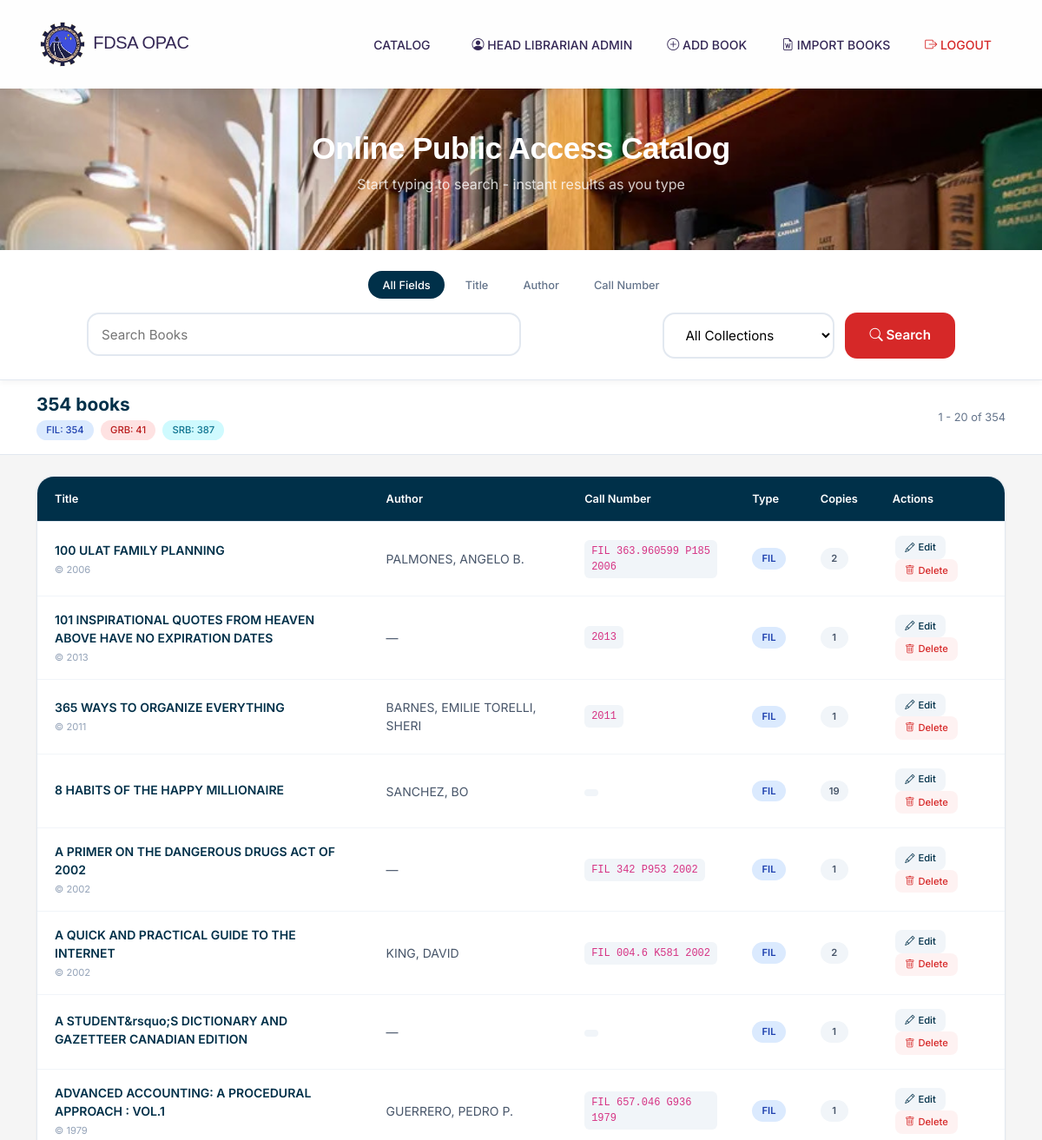
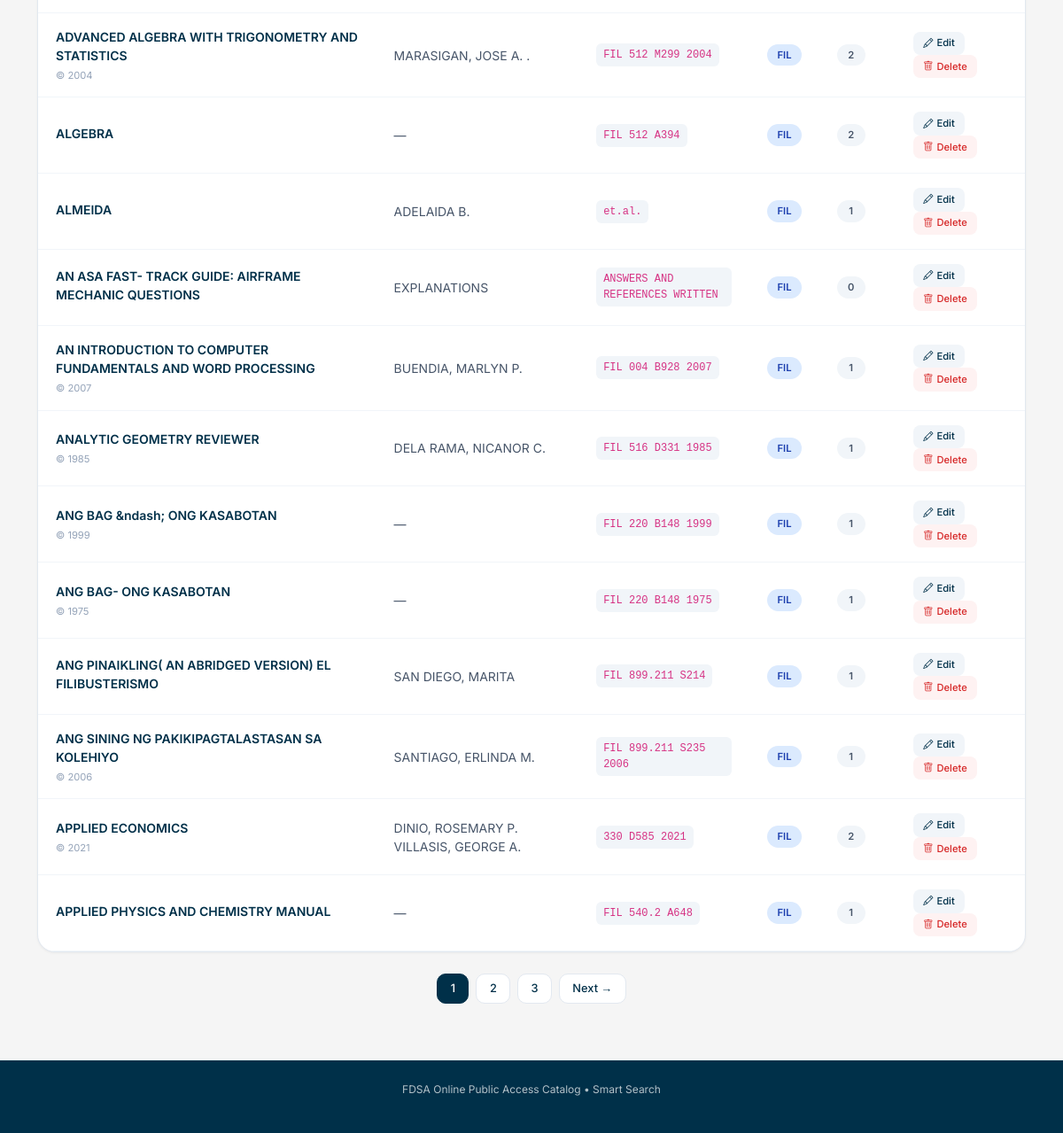
The page /index.php?book_type=FIL (signed in) on the database its author committed (2 pictures, top to bottom).
### tables this page shows
CREATE TABLE `books` (
  `id` int(11) NOT NULL,
  `title` varchar(500) NOT NULL,
  `author` varchar(300) NOT NULL,
  `call_number` varchar(200) NOT NULL,
  `copies` int(11) DEFAULT 1,
  `book_type` varchar(20) DEFAULT 'FIL',
  `year_published` varchar(20) DEFAULT NULL,
  `created_at` timestamp NOT NULL DEFAULT current_timestamp()
);

### config/database.php (called while the page is built, shortened)
<?php
function isLoggedIn() {
    return isset($_SESSION['admin_id']) && isset($_SESSION['admin_username']);
}
function getCurrentAdmin($conn) {
    if (isLoggedIn()) {
        $stmt = $conn->prepare("SELECT id, username, full_name FROM admin WHERE id = ?");
        $stmt->bind_param("i", $_SESSION['admin_id']);
        $stmt->execute();
        $result = $stmt->get_result();
        return $result->fetch_assoc();
    }
    return null;
}
?>

### index.php (the view, shortened to what this page needs)
<?php
require_once 'config/database.php';
$book_type = isset($_GET['book_type']) ? $_GET['book_type'] : 'all';
$page = isset($_GET['page']) ? (int)$_GET['page'] : 1;
$limit = 20;
$offset = ($page - 1) * $limit;
$where_conditions = [];
$params = [];
$types = "";
if ($book_type !== 'all') {
    $where_conditions[] = "book_type = ?";
    $params[] = $book_type;
    $types .= "s";
}
$where_clause = "";
if (count($where_conditions) > 0) {
    $where_clause = "WHERE " . implode(" AND ", $where_conditions);
}
$count_sql = "SELECT COUNT(*) as total FROM books $where_clause";
$stmt = $conn->prepare($count_sql);
if (count($params) > 0) {
    $stmt->bind_param($types, ...$params);
}
$stmt->execute();
$total_result = $stmt->get_result();
$total_rows = $total_result->fetch_assoc()['total'];
$total_pages = ceil($total_rows / $limit);
$sql = "SELECT * FROM books $where_clause ORDER BY title LIMIT ? OFFSET ?";
$params[] = $limit;
$params[] = $offset;
$types .= "ii";
$stmt = $conn->prepare($sql);
$stmt->bind_param($types, ...$params);
$stmt->execute();
$result = $stmt->get_result();
$type_stats = [];
$type_sql = "SELECT book_type, COUNT(*) as count FROM books GROUP BY book_type";
$type_result = $conn->query($type_sql);
while ($row = $type_result->fetch_assoc()) {
    $type_stats[$row['book_type']] = $row['count'];
}
$currentAdmin = getCurrentAdmin($conn);
$isLoggedIn = isLoggedIn();
?>
<!DOCTYPE html>
<html lang="en">
<head>
    <link href="https://cdn.jsdelivr.net/npm/bootstrap@5.1.3/dist/css/bootstrap.min.css" rel="stylesheet">
    <link rel="stylesheet" href="https://cdn.jsdelivr.net/npm/bootstrap-icons@1.8.1/font/bootstrap-icons.css">
</head>
<body>
<nav class="navbar">
    <div class="container">
        <a class="navbar-brand" href="index.php">
            <img src="./img/logo.png" class="log" alt=""> FDSA OPAC
        </a>
        <div class="d-flex align-items-center gap-3">
            <a class="nav-link d-inline-block" href="index.php">Catalog</a>
            <?php if ($isLoggedIn): ?>
    <div class="user-info">
        <span class="nav-link" style="cursor: default;">
            <i class="bi bi-person-circle"></i> <?php echo htmlspecialchars($_SESSION['admin_fullname'] ?? $_SESSION['admin_username']); ?>
            <span class="admin-badge">Admin</span>
        </span>
        <button class="nav-link" style="background: none; border: none;" onclick="openAddModal()">
            <i class="bi bi-plus-circle"></i> Add Book
        </button>
        <a href="import_word.php" class="nav-link">
            <i class="bi bi-file-earmark-word"></i> Import Books
        </a>
        <button onclick="openLogoutModal()" class="nav-link logout-btn" style="background: none; border: none;">
            <i class="bi bi-box-arrow-right"></i> Logout
        </button>
    </div>
<?php else: ?>
    <a href="login.php" class="nav-link login-btn">
        <i class="bi bi-shield-lock"></i> Librarian Login
    </a>
<?php endif; ?>
        </div>
    </div>
</nav>
<div class="hero">
    <div class="container">
        <h1>Online Public Access Catalog</h1>
        <p>Start typing to search - instant results as you type</p>
    </div>
</div>
<div class="search-section">
    <div class="container">
        <div class="search-card">
            <div class="search-options">
                <button type="button" class="search-option-btn active" data-field="all">All Fields</button>
                <button type="button" class="search-option-btn" data-field="title">Title</button>
                <button type="button" class="search-option-btn" data-field="author">Author</button>
                <button type="button" class="search-option-btn" data-field="call_number">Call Number</button>
            </div>
            <div class="search-input-group">
                <div class="search-input-wrapper" style="flex: 2; position: relative;">
                    <input type="text" id="smart_search" class="search-input" placeholder="Search Books" autocomplete="off">
                </div>
                <select id="book_type_filter" class="search-select">
                    <option value="all">All Collections</option>
                </select>
                <button id="search_btn" class="search-btn">
                    <i class="bi bi-search"></i> Search
                </button>
            </div>
        </div>
    </div>
</div>
<div id="stats_section" class="stats-section">
    <div class="container">
        <div class="stats-grid">
            <div class="stats-info">
                <h2 id="total_books"><?php echo number_format($total_rows); ?> books</h2>
                <div class="type-badges" id="type_badges">
                    <?php foreach ($type_stats as $type => $count): ?>
                    <span class="type-badge <?php echo $type; ?>"><?php echo $type; ?>: <?php echo $count; ?></span>
                    <?php endforeach; ?>
                </div>
            </div>
            <div class="stats-count" id="result_range">
                <?php echo $offset + 1; ?> - <?php echo min($offset + $limit, $total_rows); ?> of <?php echo $total_rows; ?>
            </div>
        </div>
    </div>
</div>
<div class="books-container">
    <div class="container">
        <div id="results_container">
            <div class="books-table-wrapper">
                <table class="books-table">
                    <thead>
                        <tr>
                            <th>Title</th>
                            <th>Author</th>
                            <th>Call Number</th>
                            <th>Type</th>
                            <th>Copies</th>
                            <?php if ($isLoggedIn): ?>
                            <th>Actions</th>
                            <?php endif; ?>
                        </tr>
                    </thead>
                    <tbody id="books_tbody">
                        <?php if ($result->num_rows > 0): ?>
                            <?php while ($row = $result->fetch_assoc()): ?>
                            <tr>
                                <td>
                                    <div class="book-title"><?php echo htmlspecialchars($row['title']); ?></div>
                                    <?php if ($row['year_published']): ?>
                                        <div class="book-year">© <?php echo htmlspecialchars($row['year_published']); ?></div>
                                    <?php endif; ?>
                                </td>
                                <td class="book-author"><?php echo htmlspecialchars($row['author']) ?: '—'; ?></td>
                                <td><code class="call-number"><?php echo htmlspecialchars($row['call_number']); ?></code></td>
                                <td><span class="book-type-badge <?php echo $row['book_type']; ?>"><?php echo $row['book_type']; ?></span></td>
                                <td><span class="copies-count"><?php echo $row['copies']; ?></span></td>
                                <?php if ($isLoggedIn): ?>
                                <td>
                                    <button onclick="openEditModal(<?php echo $row['id']; ?>)" class="action-btn edit">
                                        <i class="bi bi-pencil"></i> Edit
                                    </button>
                                    <button onclick="openDeleteModal(<?php echo $row['id']; ?>)" class="action-btn delete">
                                        <i class="bi bi-trash"></i> Delete
                                    </button>
                                </tr>
                                <?php endif; ?>
                            <?php endwhile; ?>
                        <?php endif; ?>
                    </tbody>
                </table>
            </div>
            <div id="pagination_container" class="pagination-container">
                <?php if ($total_pages > 1): ?>
                    <?php
                    $start = max(1, $page - 2);
                    $end = min($total_pages, $page + 2);
                    for ($i = $start; $i <= $end; $i++):
                    ?>
                    <button onclick="goToPage(<?php echo $i; ?>)" class="pagination-btn <?php echo $i == $page ? 'active' : ''; ?>"><?php echo $i; ?></button>
                    <?php endfor; ?>
                    <?php if ($page < $total_pages): ?>
                    <button onclick="goToPage(<?php echo $page+1; ?>)" class="pagination-btn">Next →</button>
                    <?php endif; ?>
                <?php endif; ?>
            </div>
        </div>
    </div>
</div>
<div class="footer">
    <div class="container">
        <p>FDSA Online Public Access Catalog • Smart Search</p>
    </div>
</div>
</body>
</html>

### rows shown on the page
books: title "100 ULAT FAMILY PLANNING", year_published "2006", author "PALMONES, ANGELO B.", call_number "FIL 363.960599 P185 2006", book_type "FIL", copies "2"
books: title "101 INSPIRATIONAL QUOTES FROM HEAVEN ABOVE HAVE NO EXPIRATION DATES", year_published "2013", author "—", call_number "2013", book_type "FIL", copies "1"
books: title "365 WAYS TO ORGANIZE EVERYTHING", year_published "2011", author "BARNES, EMILIE TORELLI, SHERI", call_number "2011", book_type "FIL", copies "1"
books: title "8 HABITS OF THE HAPPY MILLIONAIRE", author "SANCHEZ, BO", book_type "FIL", copies "19"
books: title "A PRIMER ON THE DANGEROUS DRUGS ACT OF 2002", year_published "2002", author "—", call_number "FIL 342 P953 2002", book_type "FIL", copies "1"
books: title "A QUICK AND PRACTICAL GUIDE TO THE INTERNET", year_published "2002", author "KING, DAVID", call_number "FIL 004.6 K581 2002", book_type "FIL", copies "2"
books: title "A STUDENT&rsquo;S DICTIONARY AND GAZETTEER CANADIAN EDITION", author "—", book_type "FIL", copies "1"
books: title "ADVANCED ACCOUNTING: A PROCEDURAL APPROACH : VOL.1", year_published "1979", author "GUERRERO, PEDRO P.", call_number "FIL 657.046 G936 1979", book_type "FIL", copies "1"
books: title "ADVANCED ALGEBRA WITH TRIGONOMETRY AND STATISTICS", year_published "2004", author "MARASIGAN, JOSE A. .", call_number "FIL 512 M299 2004", book_type "FIL", copies "2"
books: title "ALGEBRA", author "—", call_number "FIL 512 A394", book_type "FIL", copies "2"
books: title "ALMEIDA", author "ADELAIDA B.", call_number "et.al.", book_type "FIL", copies "1"
books: title "AN ASA FAST- TRACK GUIDE: AIRFRAME MECHANIC QUESTIONS", author "EXPLANATIONS", call_number "ANSWERS AND REFERENCES WRITTEN", book_type "FIL", copies "0"
books: title "AN INTRODUCTION TO COMPUTER FUNDAMENTALS AND WORD PROCESSING", year_published "2007", author "BUENDIA, MARLYN P.", call_number "FIL 004 B928 2007", book_type "FIL", copies "1"
books: title "ANALYTIC GEOMETRY REVIEWER", year_published "1985", author "DELA RAMA, NICANOR C.", call_number "FIL 516 D331 1985", book_type "FIL", copies "1"
books: title "ANG BAG &ndash; ONG KASABOTAN", year_published "1999", author "—", call_number "FIL 220 B148 1999", book_type "FIL", copies "1"
books: title "ANG BAG- ONG KASABOTAN", year_published "1975", author "—", call_number "FIL 220 B148 1975", book_type "FIL", copies "1"
books: title "ANG PINAIKLING( AN ABRIDGED VERSION) EL FILIBUSTERISMO", author "SAN DIEGO, MARITA", call_number "FIL 899.211 S214", book_type "FIL", copies "1"
books: title "ANG SINING NG PAKIKIPAGTALASTASAN SA KOLEHIYO", year_published "2006", author "SANTIAGO, ERLINDA M.", call_number "FIL 899.211 S235 2006", book_type "FIL", copies "1"
books: title "APPLIED ECONOMICS", year_published "2021", author "DINIO, ROSEMARY P. VILLASIS, GEORGE A.", call_number "330 D585 2021", book_type "FIL", copies "2"
books: title "APPLIED PHYSICS AND CHEMISTRY MANUAL", author "—", call_number "FIL 540.2 A648", book_type "FIL", copies "1"

### other values the page prints
$_SESSION['admin_fullname'] "HEAD LIBRARIAN"
$total_rows "354"
$type "FIL"
$count "354"
$type "GRB"
$count "41"
$type "SRB"
$count "387"
$offset + 1 "1"
min($offset + $limit, $total_rows) "20"
